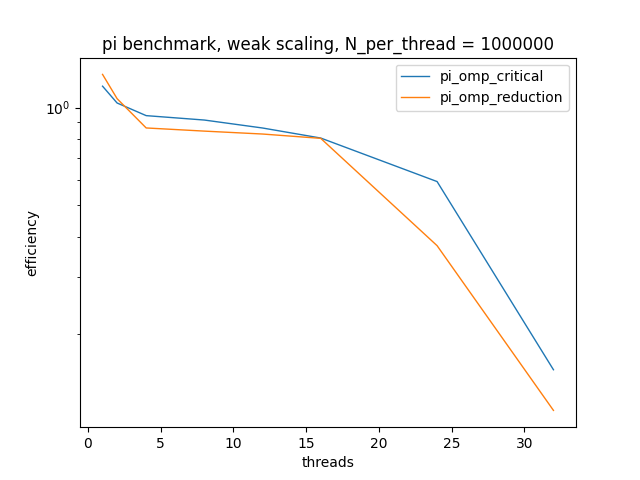

Reproduce this figure in Python.
import matplotlib
import matplotlib.pyplot as plt
import subprocess
from typing import List


def run(type: str, n_threads: int, n: int) -> float:
    # we call subprocess with the desired variables
    output = subprocess.check_output(
        [f"./{type}", str(n)],
        env={"OMP_NUM_THREADS": str(n_threads)}
    ).decode("utf-8")
    
    # extract the time
    time = float(output.split()[-2])
    return time


def main():

    # set up axis
    threads = [1,2,4,8,12,16,24,32]
    plt.yscale("log")    

    # loops
    N_base = 1000000 # 10^6
    iterations = 10
    types = ["pi_omp_critical", "pi_omp_reduction"]
    time_serial = 0
    for itr in range(iterations):
        time_serial += run("pi_serial", 1, N_base) / iterations
    
    times_collection = []
    for current_type in types:
        times = []
        for n_threads in threads:
            time_parallel = 0
            for itr in range(iterations): 
                time_parallel += run(current_type, n_threads, n_threads * N_base) / iterations
            times.append(time_serial / time_parallel) #efficiency 
        plt.plot(threads, times, label=current_type, linewidth=1)
        times_collection.append(times)    
    
    plt.title("pi benchmark, weak scaling, N_per_thread = 1000000")
    plt.legend(loc="upper right")
    plt.xlabel("threads")
    plt.ylabel("efficiency")

    plt.savefig("benchmark_weak.png")      

    with open("benchmark_weak.data", 'w') as file:
        row_str = '\t'.join(["benchmark_weak", f"N = {N_base}"])
        file.write(row_str + '\n')
        file.write("efficiency:" + '\n')
        row_str = '\t'.join(["threads", "critical", "reduction"])
        file.write(row_str + '\n')
        for i in range(len(threads)):
            row_str = '\t'.join([str(threads[i]),str(times_collection[0][i]), str(times_collection[1][i])])  # Separate items with tabs
            file.write(row_str + '\n')  # Add newline after each row
    


if __name__ == "__main__":
    main()

